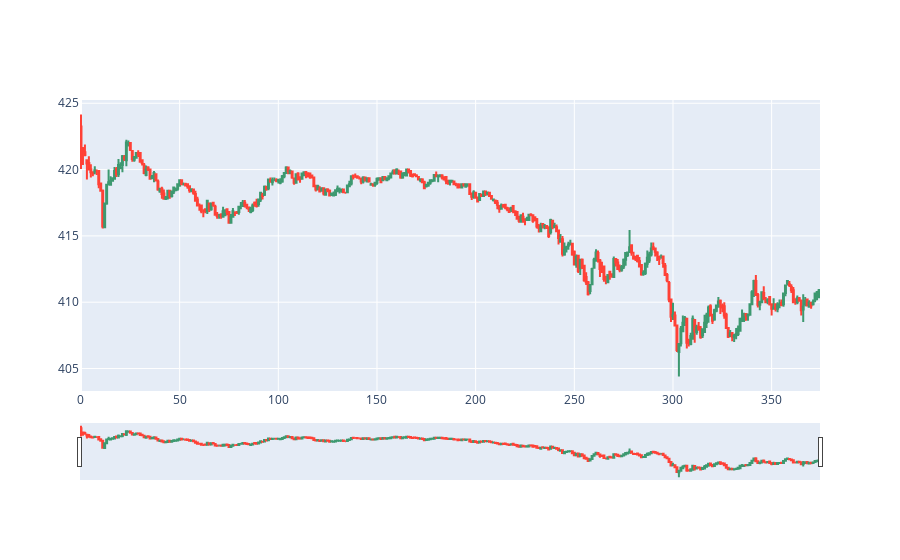

The notebook cell this image was saved under:
### Code cell
graph(WIPRO,"WIPRO")

### Figure 1 — Plotly figure (JSON) as saved in the notebook; plotly's stock layout.template omitted (floating-point values rounded to 4 significant figures; data arrays with more than 128 entries replaced by an {"elided": "..."} marker saying what was removed)
{"data": [{"close": {"elided": "375 float values"}, "high": {"elided": "375 float values"}, "low": {"elided": "375 float values"}, "open": {"elided": "375 float values"}, "type": "candlestick", "x": {"elided": "375 int values"}}, {"marker": {"color": [], "size": 20, "symbol": []}, "mode": "markers", "name": "markers", "type": "scatter", "x": [], "y": []}], "layout": {}}
